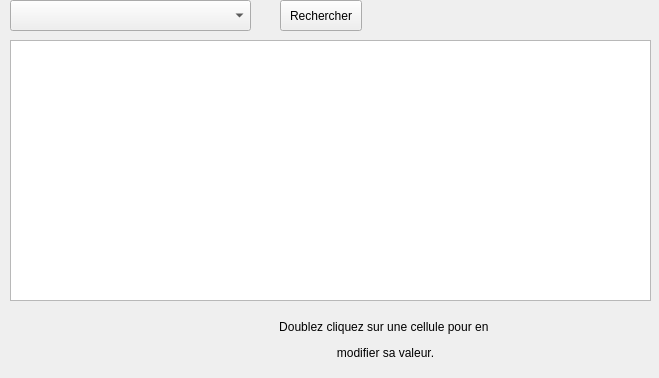
<?xml version="1.0" encoding="UTF-8"?>
<ui version="4.0">
 <class>gestion_materiel</class>
 <widget class="QWidget" name="gestion_materiel">
  <property name="geometry">
   <rect>
    <x>0</x>
    <y>0</y>
    <width>659</width>
    <height>378</height>
   </rect>
  </property>
  <property name="minimumSize">
   <size>
    <width>0</width>
    <height>0</height>
   </size>
  </property>
  <property name="windowTitle">
   <string>Form</string>
  </property>
  <widget class="QTableView" name="table_tickets">
   <property name="geometry">
    <rect>
     <x>10</x>
     <y>40</y>
     <width>641</width>
     <height>261</height>
    </rect>
   </property>
  </widget>
  <widget class="QComboBox" name="selectEtat">
   <property name="geometry">
    <rect>
     <x>10</x>
     <y>0</y>
     <width>241</width>
     <height>31</height>
    </rect>
   </property>
  </widget>
  <widget class="QPushButton" name="valider">
   <property name="geometry">
    <rect>
     <x>280</x>
     <y>0</y>
     <width>82</width>
     <height>31</height>
    </rect>
   </property>
   <property name="minimumSize">
    <size>
     <width>0</width>
     <height>0</height>
    </size>
   </property>
   <property name="text">
    <string>Rechercher</string>
   </property>
  </widget>
  <widget class="QLabel" name="label">
   <property name="geometry">
    <rect>
     <x>210</x>
     <y>320</y>
     <width>351</width>
     <height>41</height>
    </rect>
   </property>
   <property name="text">
    <string>&lt;html&gt;&lt;head/&gt;&lt;body&gt;&lt;p align=&quot;center&quot;&gt;Doublez cliquez sur une cellule pour en &lt;/p&gt;&lt;p align=&quot;center&quot;&gt;modifier sa valeur.&lt;/p&gt;&lt;/body&gt;&lt;/html&gt;</string>
   </property>
  </widget>
 </widget>
 <resources/>
 <connections/>
</ui>
